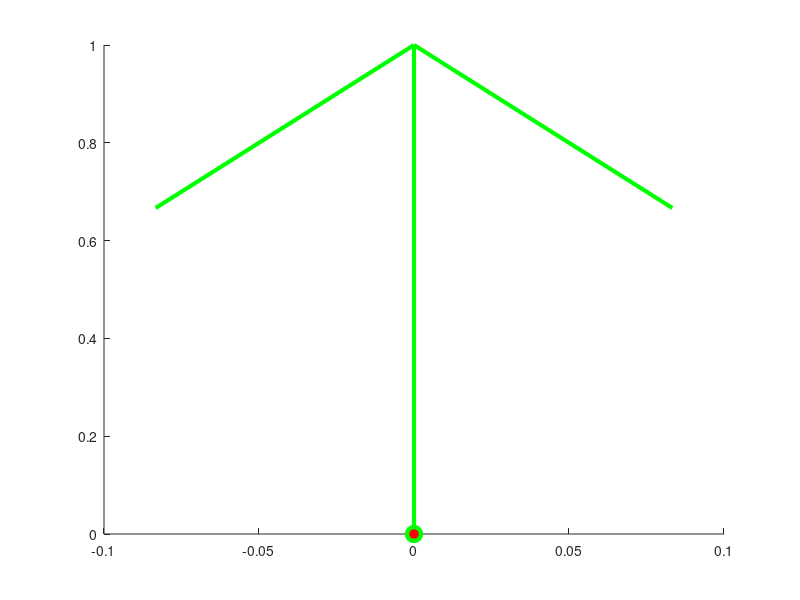

MATLAB code to generate this figure: (Note: this script raises an error after producing the figure.)
clc;clear all;clc
%% Start by creating main coordinate system with red marker
figure(1)
Ori_Coord_Planex=quiver3([0;0;0],[0;0;0],[0;0;0],[0;0;0],[1;0;0],[0;0;0],0,'Color','g','linewidth',3,'Marker','o','MarkerSize',10,'MarkerFaceColor', 'r','MarkerEdgeColor', 'r');
hold on
Ori_Coord_Planey=quiver3([0;0;0],[0;0;0],[0;0;0],[1;0;0],[0;0;0],[0;0;0],0,'Color','r','linewidth',3,'Marker','o','MarkerSize',10,'MarkerFaceColor', 'r','MarkerEdgeColor', 'r');
hold on
Ori_Coord_Planez=quiver3([0;0;0],[0;0;0],[0;0;0],[0;0;0],[0;0;0],[1;0;0],0,'Color','b','linewidth',3,'Marker','o','MarkerSize',10,'MarkerFaceColor', 'r','MarkerEdgeColor', 'r');
hold on
%% Plot mini coordinates ( This section of the code takes in the necessary inputs and then rotates them and translates them for final answer)
origin=eye(4);

Joint1=Rotate(origin,'z',pi/4);
joint1=Translate(Joint1,'x',1);
disp(joint1);
Plot(joint1);
hold on

Joint2=Rotate(joint1,'y',-pi/2);
joint2=Translate(Joint2,'y',1);
disp(joint2);
Plot(joint2);
hold on

Joint3=Rotate(joint2,'z',pi/6);
joint3=Translate(Joint3,'x',1);
disp(joint3);
Plot(joint3);
hold on
%% Make Linkages between points
Link1=line([origin(1,4);joint1(1,4)],[origin(2,4);joint1(2,4)],[origin(3,4);joint1(3,4)],'Color','k','linewidth',2);
hold on

Link2=line([joint1(1,4);joint2(1,4)],[joint1(2,4);joint2(2,4)],[joint1(3,4);joint2(3,4)],'Color','k','linewidth',2);
hold on

Link3=line([joint2(1,4);joint3(1,4)],[joint2(2,4);joint3(2,4)],[joint2(3,4);joint3(3,4)],'Color','k','linewidth',2);
hold off
%% Graphing necessities 
grid on
xlabel("x-axis")
ylabel("y-axis")
zlabel("z-axis")
xlim([-0.5 1]); 
ylim([0 2]);
zlim([0 1]);
% view(30,45)
v = [1 -2 3];
[caz,cel] = view(v);
